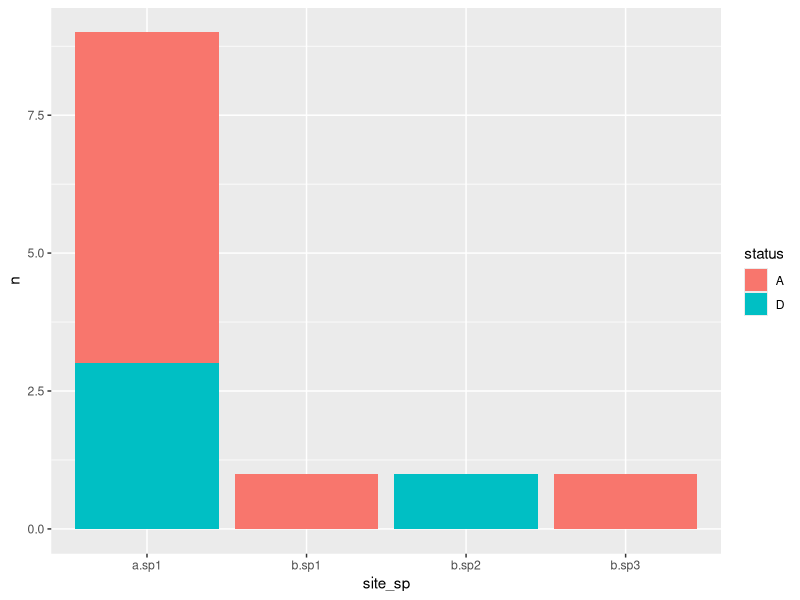

This chart was generated by the following R code:
## ---- chunk 1
library(tidyverse)
## ---- chunk 2
dataset <- tibble::tribble(
  ~site,  ~sp, ~status,
    "a", "sp1",    "A",
    "a", "sp1",    "D",
    "a", "sp1",    "A",
    "b", "sp1",    "A",
    "b", "sp2",    "D",
    "b", "sp3",    "A"
)
dataset
## ---- chunk 3
dodge <- mutate(dataset, site_sp = interaction(site, sp))
dodge
## ---- chunk 4
dodge <- add_count(dodge, site_sp)
## ---- chunk 5
ggplot(dodge, aes(x = site_sp, y = n, fill = status)) +
  geom_col()
